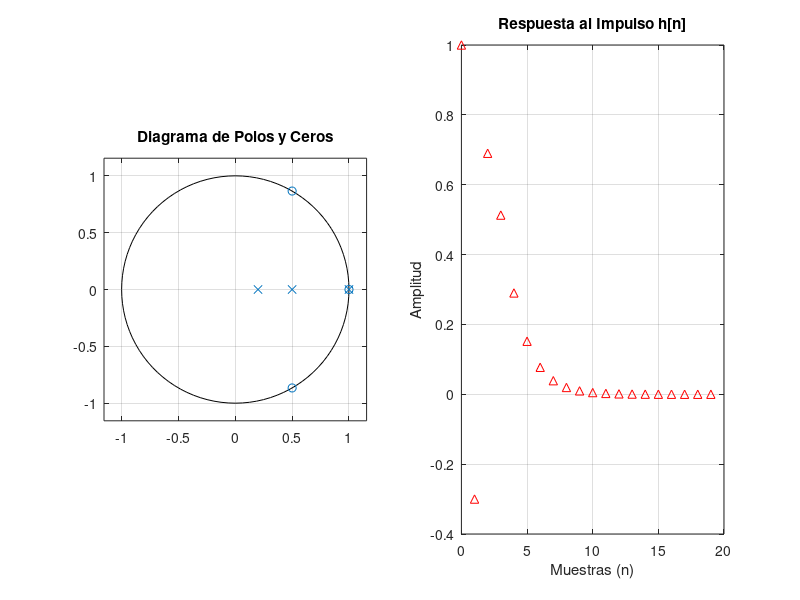

This chart was generated by the following MATLAB code:
clc; clear all; close all;
pkg load signal

% Definimos el numerador (b) directamente de los coeficientes:
b = [1, -2, 2, -1];

% Definimos el denominador (a).
% Como esta factorizado, creamos cada binomio y usamos 'conv' para multiplicarlos
p1 = [1, -1];    % (1 - z^-1)
p2 = [1, -0.5];  % (1 - 0.5z^-1)
p3 = [1, -0.2];  % (1 - 0.2z^-1)

% Multiplicamos p1 * p2 * p3
a = conv(conv(p1, p2), p3);

% El comando roots encuentra las raices de los polinomios (ceros y polos)
ceros_del_sistema = roots(b);
polos_del_sistema = roots(a);

modulos = abs(polos_del_sistema);
all(modulos < 1);
normaPolos = sqrt(sum(polos_del_sistema.^2));

fprintf('--- ANALISIS DE RAICES ---\n');
disp('Ceros del sistema (Raices del Numerador):'); disp(ceros_del_sistema);
disp('Polos del sistema (Raices del Denominador):'); disp(polos_del_sistema);
disp('Norma Polos: '); disp(normaPolos);

% =========================================================================
% GRAFICOS
figure('Name', 'Analisis del Sistema LTI', 'Position', [100 100 900 450]);

% Grafico 1: Diagrama de Polos y Ceros
subplot(1,2,1);
zplane(b, a);
title('Diagrama de Polos y Ceros');

% Grafico 2: Respuesta al Impulso h[n]
% impz --> calcula y grafica la respuesta al impulso automaticamente
subplot(1,2,2);
impz(b, a, 20); % Calculamos los primeros 20 valores de h[n]
title('Respuesta al Impulso h[n]');
xlabel('Muestras (n)'); ylabel('Amplitud');
grid on;
